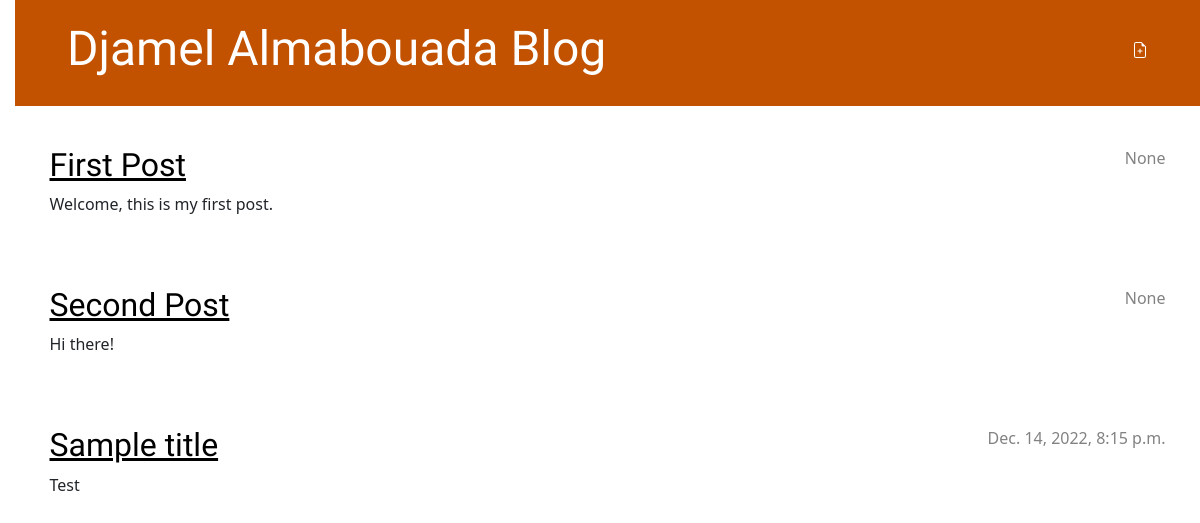
The app's page /, older data.
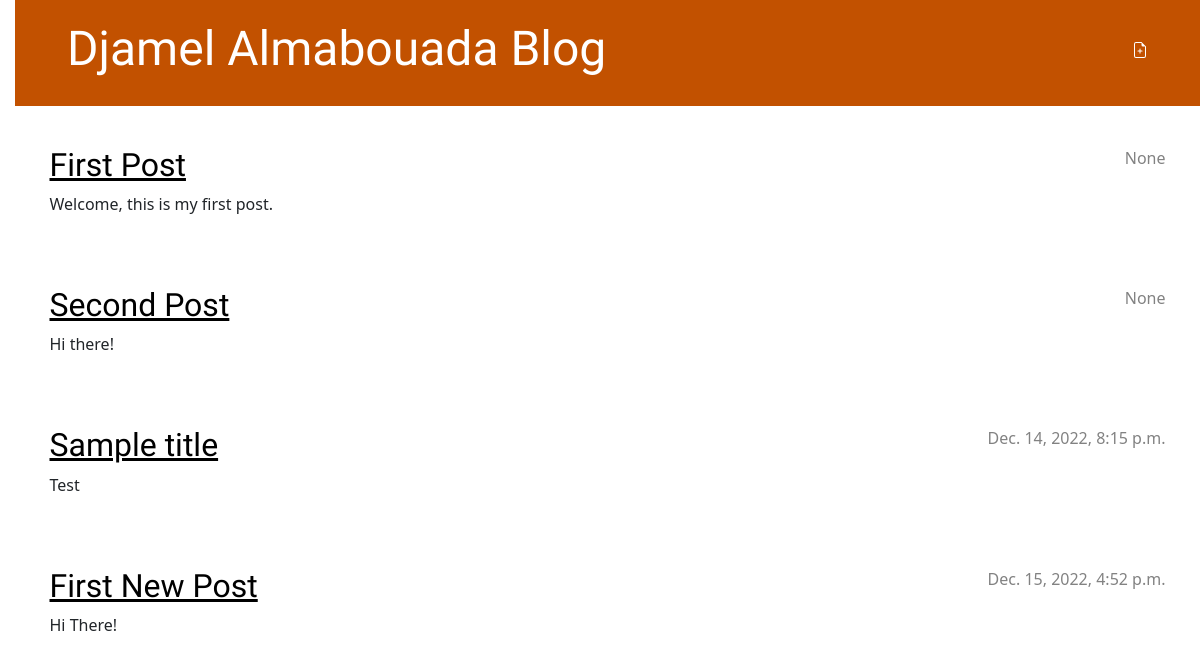
The same page, newer data.
### blog/models.py (models this page shows, shortened)
class Post(models.Model):
    author = models.ForeignKey(settings.AUTH_USER_MODEL, on_delete=models.CASCADE)
    title = models.CharField(max_length=200)
    text = models.TextField()
    created_date = models.DateTimeField(default=timezone.now)
    published_date = models.DateTimeField(blank=True, null=True)

### blog/views.py (the view)
# urls.py: path('', views.post_list, name='post_list'),
def post_list(request):
    posts = Post.objects.order_by('published_date')
    return render(request, 'blog/post_list.html', {'posts': posts})

### blog/templates/blog/post_list.html
{% extends 'blog/base.html' %}
{% block content %}
    {% for post in posts %}
        <article class="post">
            <time class="date">
                {{ post.published_date }}
            </time>
            <h2><a href="{% url 'post_detail' pk=post.pk %}">{{ post.title }}</a></h2>
            <p>{{ post.text|linebreaksbr }}</p>
        </article>
    {% endfor %}
{% endblock %}

Row changes from the older to the newer data that the page shows:
added Post: published_date "Dec. 15, 2022, 4:52 p.m.", title "First New Post", text "Hi There!"
